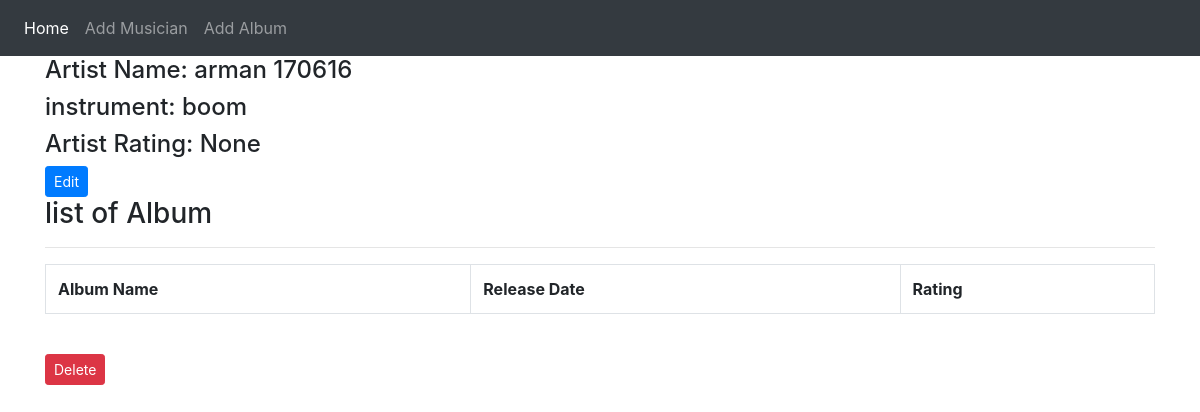
Screenshot of /album_list/1/ with the database file from the repository.
### App/models.py (models this page shows, shortened)
class Musician(models.Model):
    first_name = models.CharField(max_length=200)
    last_name = models.CharField(max_length=100)
    instrument = models.CharField(max_length = 50)

### App/views.py (the view)
# urls.py: path('album_list/<int:artist_id>/', views.album_list, name='album_list'),
def album_list(request, artist_id):
    artist_info = Musician.objects.get(pk=artist_id)
    album_list = Album.objects.filter(artist=artist_id).order_by('name','release_date')
    artist_rating = Album.objects.filter(artist=artist_id).aggregate(Avg('num_stars'))
    diction = {'title': 'List of albums', 'artist_info':artist_info, 'album_list':album_list, 'artist_rating':artist_rating}
    return render ( request, 'App/album_list.html', context=diction)

### templates/App/album_list.html (shortened to what this page needs)
{% extends 'App/base.html' %}
{% block body_block %}
<h4>Artist Name: {{ artist_info.first_name }} {{ artist_info.last_name }} </h4>
<h4>instrument: {{ artist_info.instrument}}</h4>
<h4>Artist Rating: {{ artist_rating.num_stars__avg }}</h4>
<a href="{% url 'App:edit_artist' artist_id=artist_info.id %}" class="btn btn-primary btn-sm">Edit</a>
<h3>list of Album </h3>
<hr>
<table class="table table-bordered">
    <tr>
        <th>Album Name </th>
        <th>Release Date</th>
        <th>Rating</th>
    </tr>
</table>
<br>
<a href="{% url 'App:delete_artist' artist_id=artist_info.id %}" class="btn btn-danger btn-sm" onclick="return confirm('Delete Musician?')">Delete</a>
{% endblock %}

### rows the page displays
Musician: first_name "arman", last_name "170616", instrument "boom"

### other values shown
{{ artist_rating.num_stars__avg }} "None"
